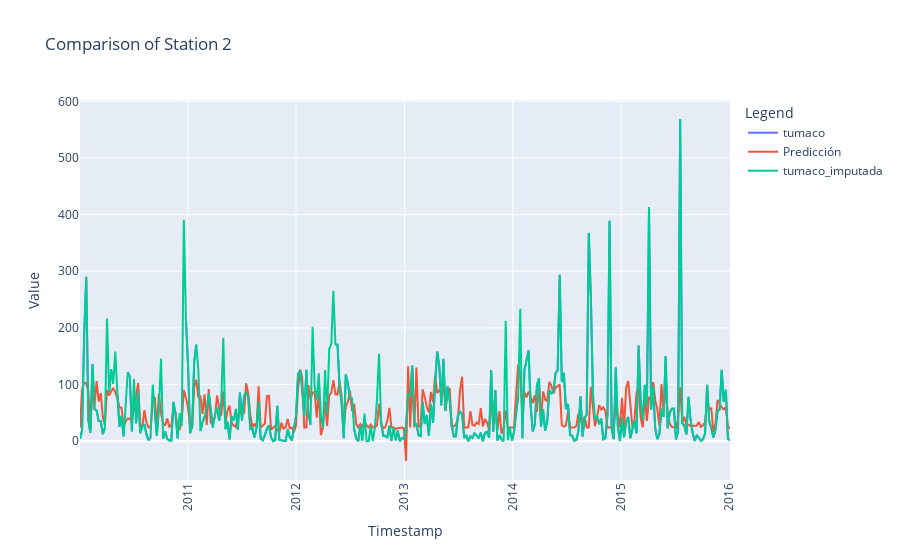

Notebook code cell kept with this figure:
### Code cell
import plotly.graph_objects as go

# Crear la figura
fig = go.Figure()

# Añadir la serie de datos original (ajuste)
fig.add_trace(go.Scatter(x=dataset.index, y=dataset.iloc[:, 0], mode='lines', name=dataset.columns[0]))

# Añadir la predicción
fig.add_trace(go.Scatter(x=xTest.index, y=yPredict, mode='lines', name='Predicción'))

#Añadir imputada
fig.add_trace(go.Scatter(x=dataset.index, y=dataset.iloc[:,-1], mode='lines', name=dataset.columns[-1] ))

# Añadir leyenda
fig.update_layout(
    title="Comparison of Station 2",
    xaxis_title="Timestamp",
    yaxis_title="Value",
    xaxis_tickangle=-90,
    legend_title="Legend",
    template="plotly",
)
print(dataset.iloc[:, 0].corr(dataset.iloc[:,-1]))
# Mostrar la figura
fig.show()

### Figure 1 — Plotly figure (JSON) as saved in the notebook; plotly's stock layout.template omitted (floating-point values rounded to 4 significant figures; data arrays with more than 128 entries replaced by an {"elided": "..."} marker saying what was removed)
{"data": [{"mode": "lines", "name": "tumaco", "type": "scatter", "x": {"elided": "314 str values"}, "y": {"elided": "314 float values"}}, {"mode": "lines", "name": "Predicción", "type": "scatter", "x": {"elided": "314 str values"}, "y": {"elided": "314 float values"}}, {"mode": "lines", "name": "tumaco_imputada", "type": "scatter", "x": {"elided": "314 str values"}, "y": {"elided": "314 float values"}}], "layout": {"legend": {"title": {"text": "Legend"}}, "title": {"text": "Comparison of Station 2"}, "xaxis": {"tickangle": -90, "title": {"text": "Timestamp"}}, "yaxis": {"title": {"text": "Value"}}}}
